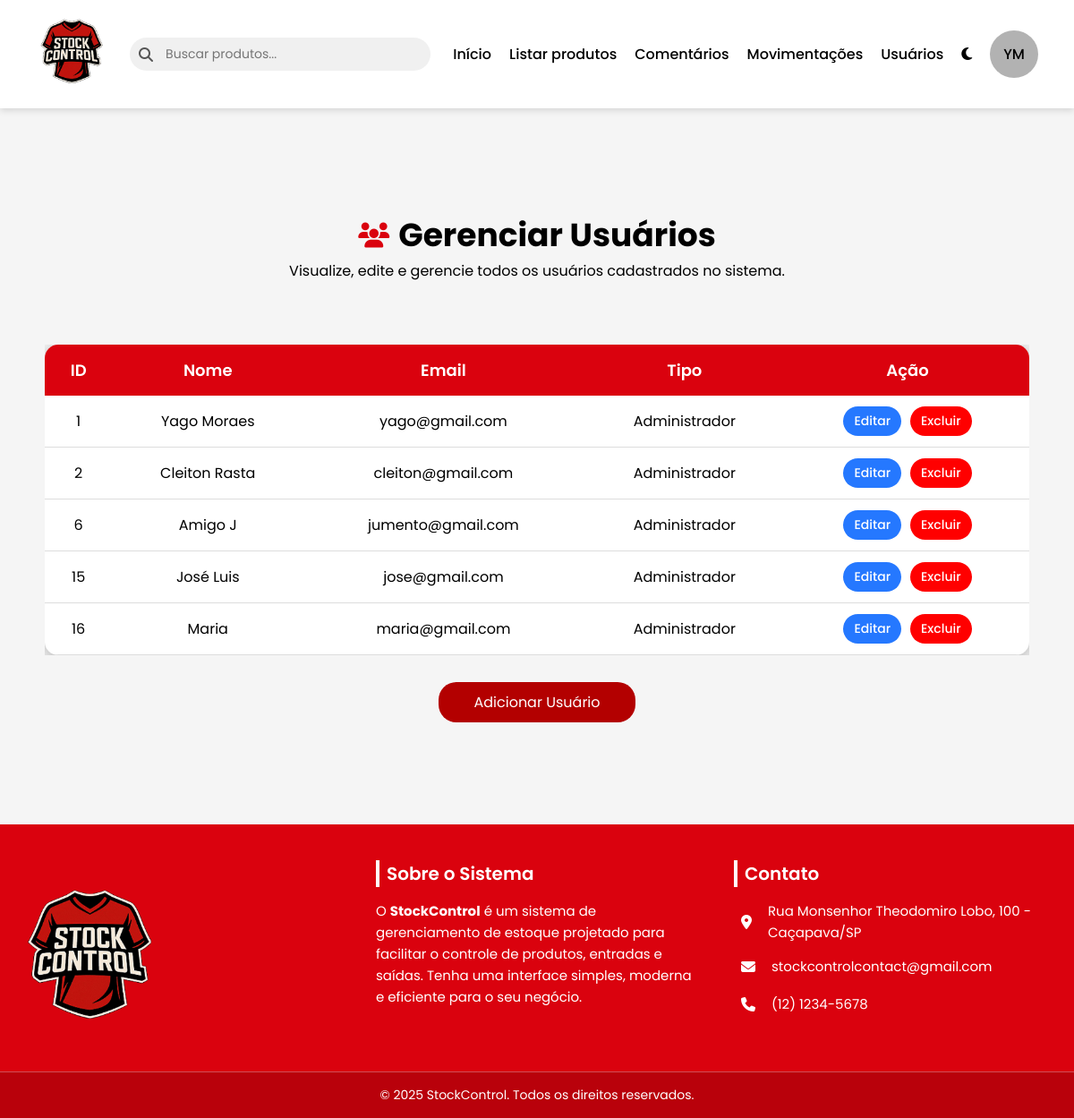
Page /php/gerenciar_usuarios.php (signed in) on the earlier database version.
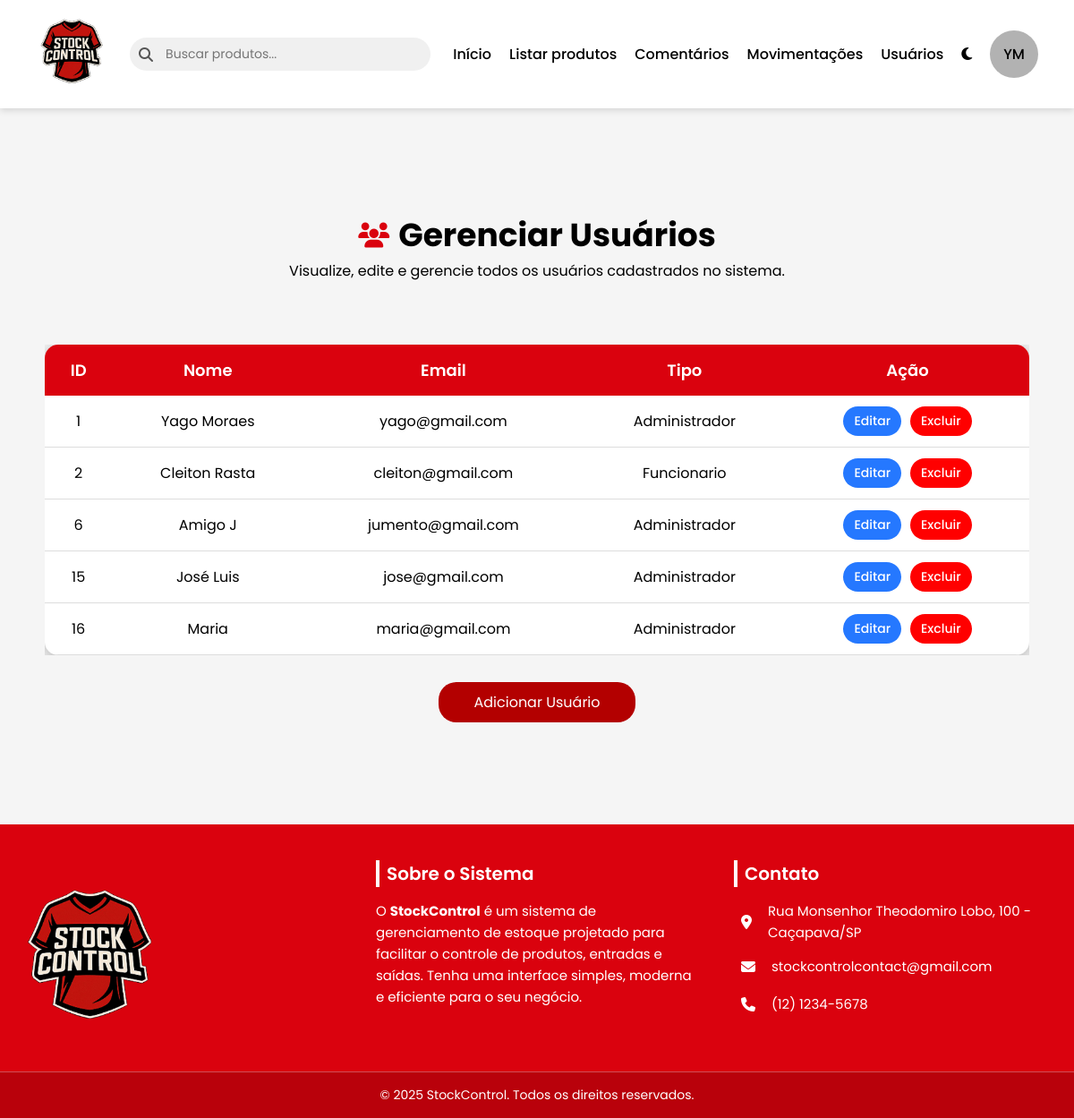
Same page on the later database version.
### tables this page shows
CREATE TABLE `usuarios` (
  `id_usuario` int(11) NOT NULL,
  `nome_usuario` varchar(100) NOT NULL,
  `email_usuario` varchar(100) NOT NULL,
  `senha_usuario` varchar(255) NOT NULL,
  `tipo_usuario` enum('Administrador','Funcionario') NOT NULL
);

### php/gerenciar_usuarios.php (the view, shortened to what this page needs)
<?php
include('conexao.php');
$stmt_usuario = $conexao->prepare('SELECT * FROM usuarios');
$stmt_usuario->execute();
$result_usuario = $stmt_usuario->get_result();
?>
<!DOCTYPE html>
<html lang="pt-br">
<head>
    <link rel="stylesheet" href="../css/gerenciar_usuarios.css">
</head>
<body>
    <?php include 'nav.php'; ?>
    <main>
        <div class="titulo">
            <h1><i class="fas fa-users"></i> Gerenciar Usuários</h1>
            <p>Visualize, edite e gerencie todos os usuários cadastrados no sistema.</p>
        </div>
        <div class="table-container">
            <table>
                <thead>
                    <tr>
                        <th>ID</th>
                        <th>Nome</th>
                        <th>Email</th>
                        <th>Tipo</th>
                        <th>Ação</th>
                    </tr>
                </thead>
                <?php if ($result_usuario->num_rows > 0): ?>
                    <?php while ($usuario = $result_usuario->fetch_assoc()): ?>
                        <tbody>
                            <tr>
                                <th><?php echo htmlspecialchars($usuario['id_usuario']) ?></th>
                                <th><?php echo htmlspecialchars($usuario['nome_usuario']) ?></th>
                                <th><?php echo htmlspecialchars($usuario['email_usuario']) ?></th>
                                <th><?php echo htmlspecialchars($usuario['tipo_usuario']) ?></th>
                                <th>
                                    <div class="acoes">
                                        <button class="botao" id="editar" onclick="abrirModal(<?= $usuario['id_usuario'] ?>, '<?= addslashes($usuario['nome_usuario']) ?>', '<?= addslashes($usuario['email_usuario']) ?>', '<?= $usuario['tipo_usuario'] ?>')">Editar</button>
                                        <a href="javascript:void(0)" class="botao" id="excluir" onclick="confirmarExclusao(<?php echo $usuario['id_usuario'] ?>)">Excluir</a>
                                    </div>
                                </th>
                            </tr>
                        </tbody>
                    <?php endwhile; ?>
                <?php endif; ?>
            </table>
        </div>
        <a href="#" id="adicionar_usuario">Adicionar Usuário</a>
    </main>
    <?php include('footer.php') ?>
</body>
</html>

Differences in the rows shown:
changed usuarios "Cleiton Rasta": tipo_usuario "Administrador" → "Funcionario"
